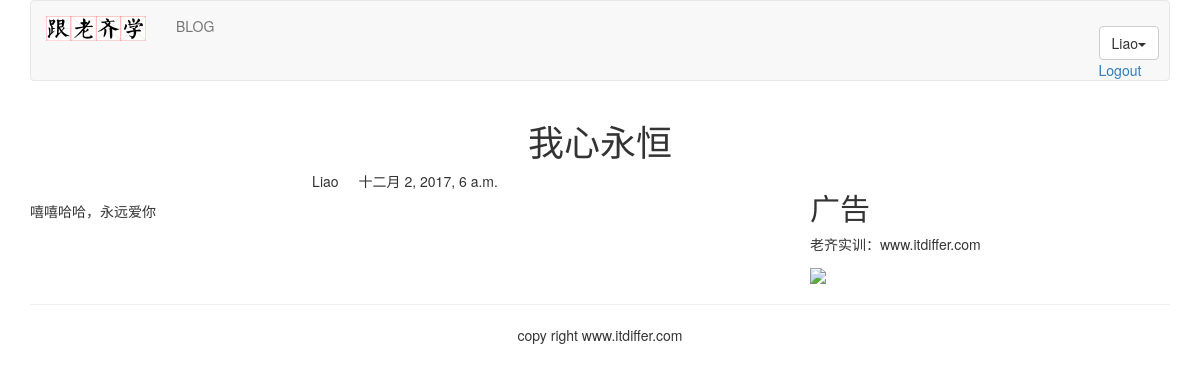
Page /blog/2/ (signed in) on the committed database.
### blog/models.py (models this page shows, shortened)
class BlogArticles(models.Model):
    title = models.CharField(max_length=300)
    author = models.ForeignKey(User, related_name="blog_posts")
    body = models.TextField()
    publish = models.DateTimeField(default=timezone.now)
    class Meta:
        ordering = ("-publish",)

### blog/views.py (the view)
# urls.py: url(r'(?P<article_id>\d)/$', views.blog_article, name="blog_detail"),
def blog_article(request, article_id):
    article =get_object_or_404(BlogArticles , id=article_id)
    pub= article.publish
    return render(request, "blog/content.html", { "article":article , "publish":pub})

### templates/blog/content.html (shortened to what this page needs)
{% extends "base.html" %}
{% block content %}
<div class="row text-center vertical-middle-sm">
    <h1>{{ article.title }}</h1>
</div>
<div class="row">
    <div class="col-xs-12 col-md-8">
    <p class="text-center"><span>{{ article.author.username }}</span><span style="margin-left:20px">{{ publish }}</span></p>
    <div>{{ article.body }}</div>
    </div>
    <div class="col-xs-6 col-md-4">
    <h2>广告</h2>
    <p>老齐实训：www.itdiffer.com</p>
    <img width="200px" src="http://www.mrwallpaper.com/wallpapers/Fluffy-Cat.jpg">
    </div>
</div>
{% endblock %}

### templates/header.html (shortened to what this page needs)
{% load staticfiles %}
<div class="container">
    <nav class="navbar navbar-default" role="navigation">
        <div class="navbar-header">
            <a class="navbar-brand" href="http://www.itdiffer.com"><img width="100px" src="{% static '/images/logo.png' %}"></a>
        </div>
        <div>
            <ul class="nav navbar-nav" role="navigation">
                <li><a herf="{% url 'blog:blog_title' %}">BLOG</a></li>
            </ul>
            <ul class="nav navbar-nav navbar-right"  style="margin-right: 10px">
                    {%  if user.is_authenticated %}
                        <div class="dropdown" style="margin-top: 25px">
                        <button class="btn btn-default dropdown-toggle" type="button" id="dropdownMenu" data-toggle="dropdown">
                            {{ user.username }}<span class="caret"></span>
                        </button>
                        <li><a href="{% url 'account:user_logout' %}">Logout</a></li>
                        </div>
                    {% else %}
                       <li><a href="{% url 'account:user_login' %}">LOGIN</a></li>
                    {% endif %}
            </ul>
        </div>
    </nav>
</div>

### rows in the picture
BlogArticles: title "我心永恒", author.username "Liao", publish "十二月 2, 2017, 6 a.m.", body "嘻嘻哈哈，永远爱你"

### other values in the picture
{{ user.username }} "Liao"
